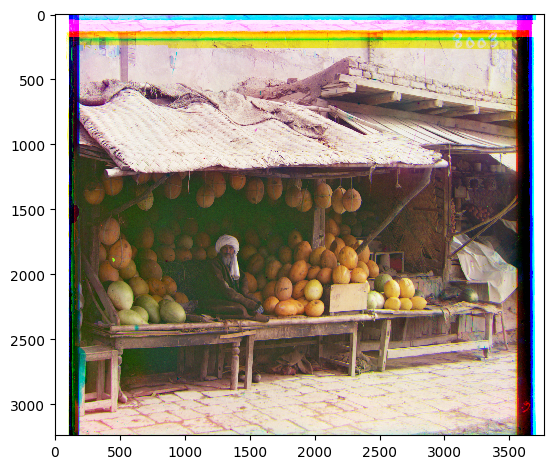
#> input picture 1/CannyPyramid/melons.png, 554 x 469 px, given in place of melons.tif, which was not available
$ python colorize_skel.py
#> lines starting #> are read from the running program, lines starting #| are printed output that depends on the picture; pictures that were not available may be replaced by others from this repository, and a replacement may not be noted
# CS194-26 (CS294-26): Project 1 starter Python code

# these are just some suggested libraries
# instead of scikit-image you could use matplotlib and opencv to read, write, and display images

import numpy as np
import skimage as sk
import skimage.io as skio

# name of the input file
# imname = 'cathedral.jpg'
imname = 'melons.tif'


# read in the image
im = skio.imread(imname)
#> im is the input picture: shape (469, 554, 4); mean R, G, B, A 171.3, 159.8, 147.3, 255

# convert to double (might want to do this later on to save memory)
im = sk.img_as_float(im)


# compute the height of each part (just 1/3 of total)
height = np.floor(im.shape[0] / 3.0).astype(int)
#> height = 156

# separate color channels
b = im[:height]
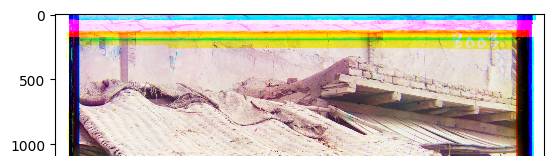
#> b: shape (156, 554, 4) float64; mean R, G, B, A 0.803, 0.76, 0.722, 1
g = im[height: 2*height]
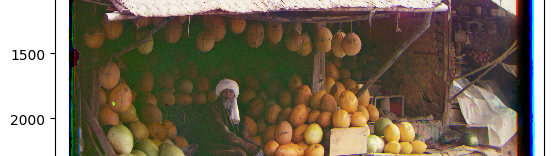
#> g: shape (156, 554, 4) float64; mean R, G, B, A 0.477, 0.432, 0.363, 1
r = im[2*height: 3*height]
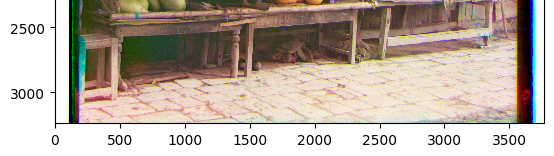
#> r: shape (156, 554, 4) float64; mean R, G, B, A 0.733, 0.686, 0.644, 1
# print(r.dtype)


# [25 lines left out: function align_l2, not called in this run]

def canny(a):
    a_equal= sk.exposure.equalize_hist(a)
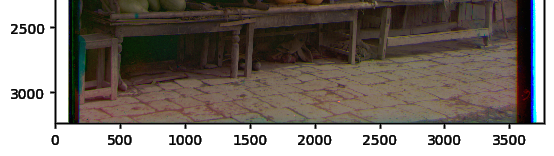
#> a_equal: shape (156, 554, 4) float64; mean R, G, B, A 0.511, 0.481, 0.456, 1
#> (the run stopped early here; a loop or call above may not have finished)

$ run again, with 1/CannyPyramid/cathedral.png copied over 1/CannyPyramid/melons.png
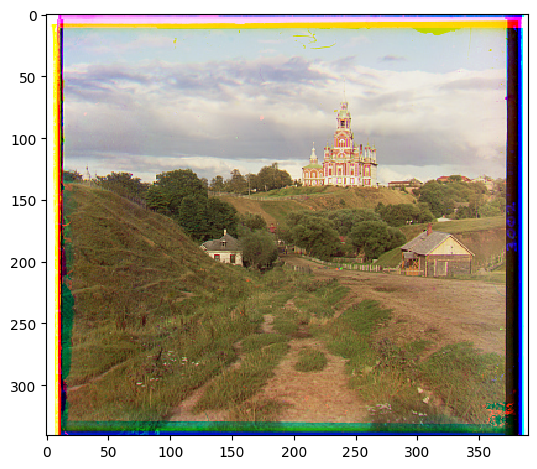
#> input picture 1/CannyPyramid/cathedral.png, 537 x 469 px, given in place of melons.tif, which was not available
#> im is the input picture: shape (469, 537, 4); mean R, G, B, A 167.4, 157.8, 137.9, 255
#> `r = im[2*height: 3*height]`:
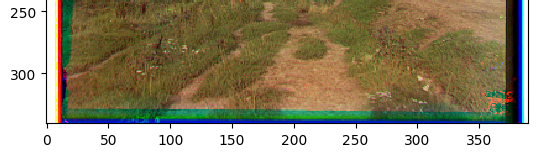
#> r: shape (156, 537, 4) float64; mean R, G, B, A 0.593, 0.559, 0.457, 1
#> in canny, `a_equal= sk.exposure.equalize_hist(a)`:
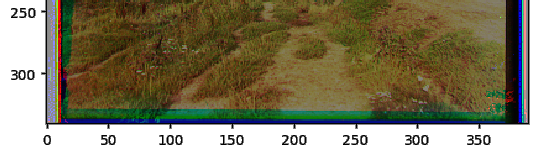
#> a_equal: shape (156, 537, 4) float64; mean R, G, B, A 0.521, 0.493, 0.39, 1

$ run again, with 1/CannyPyramid/emir.png copied over 1/CannyPyramid/melons.png
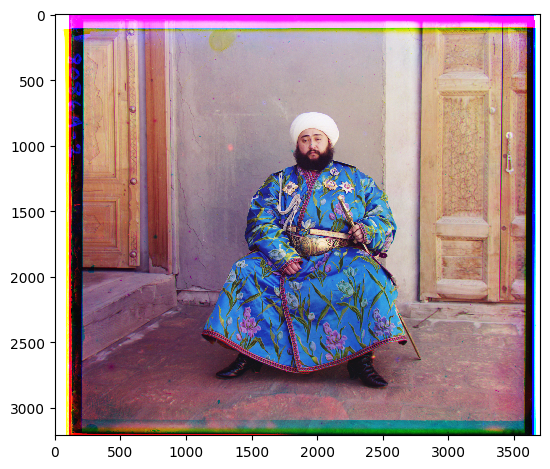
#> input picture 1/CannyPyramid/emir.png, 550 x 469 px, given in place of melons.tif, which was not available
#> im is the input picture: shape (469, 550, 4); mean R, G, B, A 168, 148.2, 156.1, 255
#> `r = im[2*height: 3*height]`:
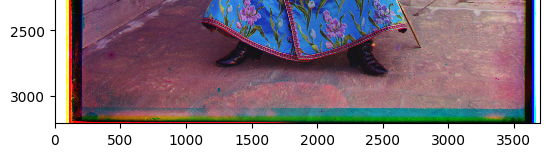
#> r: shape (156, 550, 4) float64; mean R, G, B, A 0.6, 0.542, 0.579, 1
#> in canny, `a_equal= sk.exposure.equalize_hist(a)`:
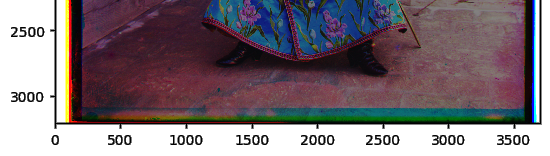
#> a_equal: shape (156, 550, 4) float64; mean R, G, B, A 0.502, 0.455, 0.482, 1
